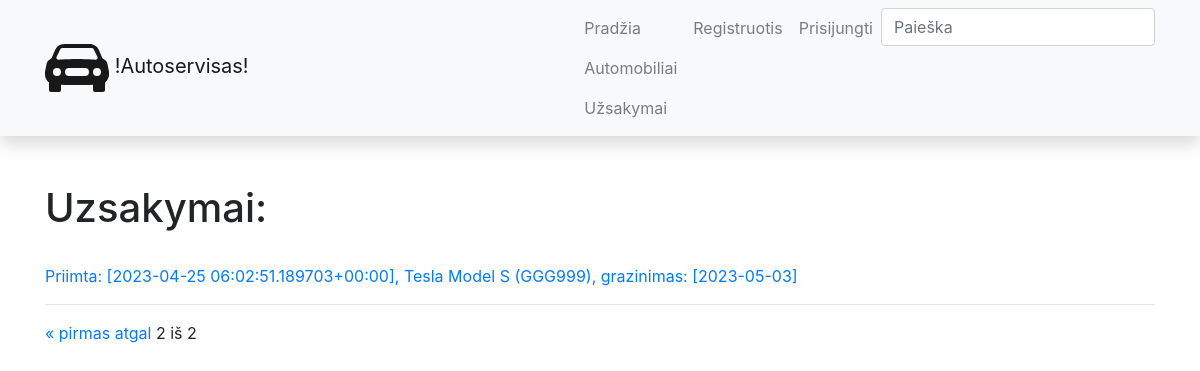
Page /autoservisas/orders/?page=2 on the earlier database version.
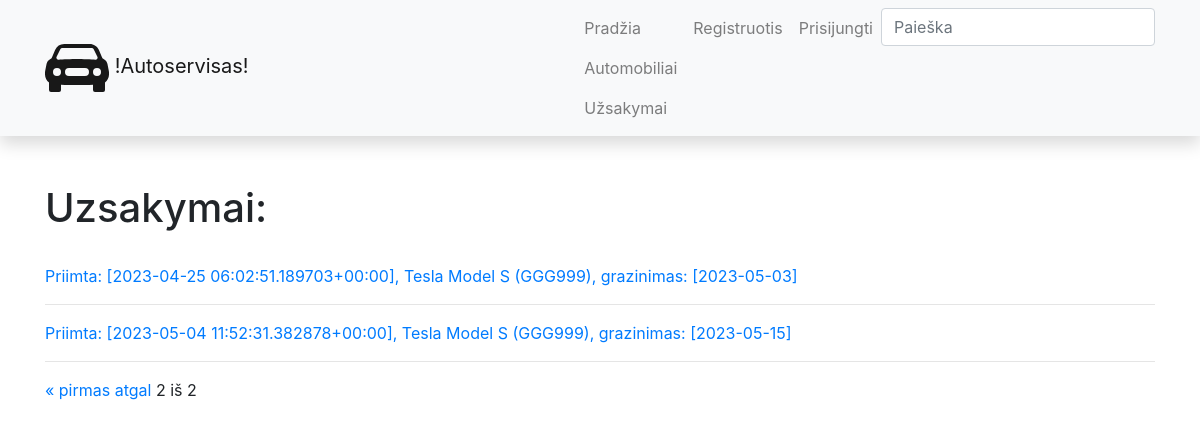
Same page on the later database version.
### autoservisas/models.py (models this page shows, shortened)
class Uzsakymas(models.Model):
    data = models.DateTimeField(verbose_name='Data ir laikas', auto_now_add=True)
    automobilis = models.ForeignKey(to='Automobilis', verbose_name='Automobilis', on_delete=models.SET_NULL, null=True)
    klientas = models.ForeignKey(to=User, on_delete=models.SET_NULL, null=True, blank=True)
    grazinimo_data = models.DateField(verbose_name='Bus atlikta', null=True, blank=True)
    LOAN_STATUS = (
        ('p', 'Patvirtinta'),
        ('v', 'Vykdoma'),
        ('a', 'Atsaukta'),
        ('t', 'Tvirtinama'),
        ('i', 'Ivykdyta'),
    )
    status = models.CharField(verbose_name="Busena", max_length=1, choices=LOAN_STATUS, blank=True, default='t')
    def __str__(self):
        return f'Priimta: [{self.data}], {self.automobilis}, grazinimas: [{self.grazinimo_data}]'
    class Meta:
        verbose_name = "Uzsakymas"
        verbose_name_plural = "Uzsakymai"

class Automobilis(models.Model):
    valstybinis_nr = models.CharField(verbose_name='Valstybinis numeris', max_length=6)
    vin = models.CharField(verbose_name='VIN kodas', max_length=17)
    kliento_vardas = models.CharField(verbose_name='Savininkas', max_length=50)
    automobilio_modelis = models.ForeignKey(to='AutomobilioModelis', verbose_name='Automobilio modelis', on_delete=models.SET_NULL, null=True)
    photo = models.ImageField(verbose_name="Nuotrauka", upload_to='vehicles', null=True, blank=True) #arba tik blank=True
    description = HTMLField(verbose_name='Aprasymas', max_length=2000, default='')
    def __str__(self):
        return f'{self.automobilio_modelis} ({self.valstybinis_nr})'
    class Meta:
        verbose_name = "Automobilis"
        verbose_name_plural = "Automobiliai"

class AutomobilioModelis(models.Model):
    marke = models.CharField(verbose_name='Gamintojas', max_length=50)
    modelis = models.CharField(verbose_name='Modelis', max_length=50)
    def __str__(self):
        return f'{self.marke} {self.modelis}'
    class Meta:
        verbose_name = "Automobilio modelis"
        verbose_name_plural = "Automobilio modeliai"

### autoservisas/views.py (the view)
# urls.py: path('orders/', views.OrderListView.as_view(), name='orders'),
class OrderListView(generic.ListView):
    model = Uzsakymas
    template_name = 'orders.html'
    context_object_name = 'orders'
    paginate_by = 2

### autoservisas/templates/orders.html (shortened to what this page needs)
{% extends 'base.html'%}
{% block content %}
<h1>Uzsakymai:</h1>
<br>
{% for order in orders %}
<a href="{{ order.pk }}">
    <p>{{ order }}</p>
</a>
<hr>
{% endfor %}
<div class="pagination">
    <span class="step-links">
        {% if page_obj.has_previous %}
            <a href="?page=1">&laquo; pirmas</a>
            <a href="?page={{ page_obj.previous_page_number }}">atgal</a>
        {% endif %}
        <span class="current">
            {{ page_obj.number }} iš {{ page_obj.paginator.num_pages }}
        </span>
    </span>
</div>
{% endblock %}

Differences in the rows shown:
added Uzsakymas: data+automobilis+grazinimo_data "Priimta: [2023-05-04 11:52:31.382878+00:00], Tesla Model S (GGG999), grazinimas: [2023-05-15]"
